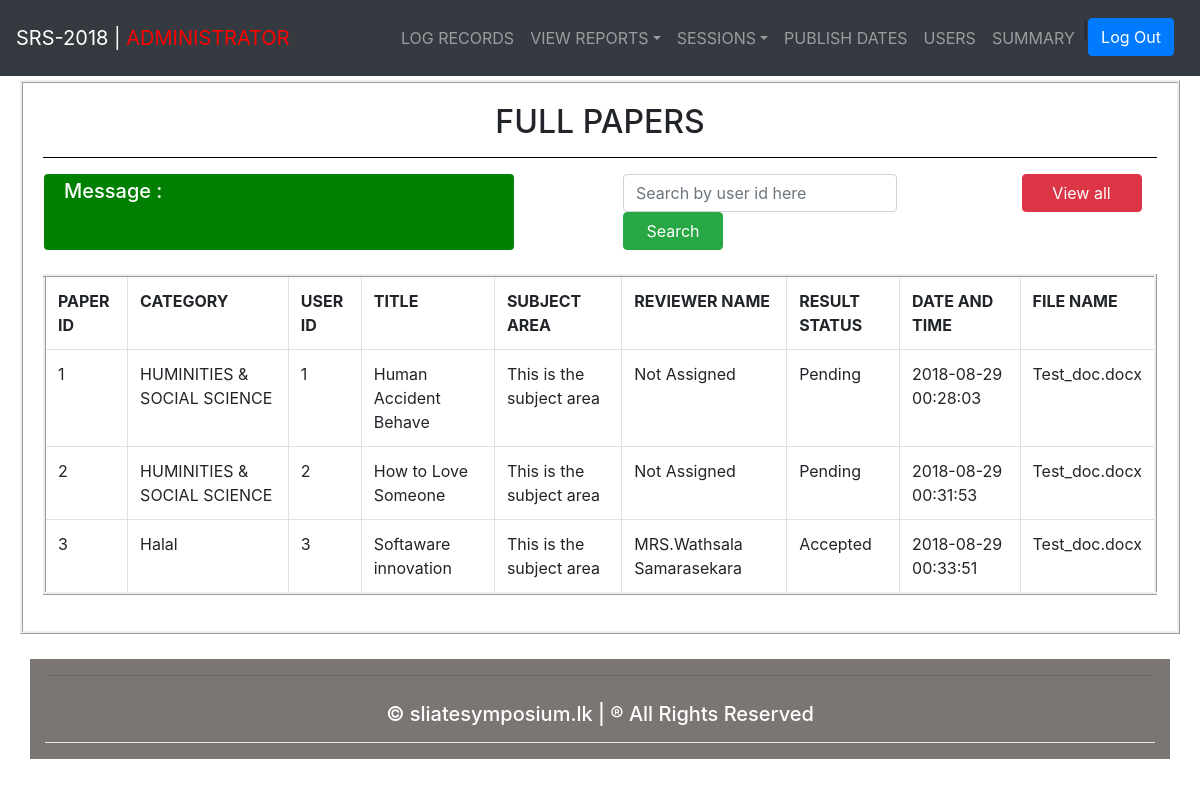
Page /admin/view_paper.php (signed in) on the committed database.
### tables this page shows
CREATE TABLE `full_papers` (
  `paper_id` int(11) NOT NULL,
  `category_name` varchar(50) NOT NULL,
  `user_id` int(11) NOT NULL,
  `title` varchar(80) NOT NULL,
  `subject_area` varchar(150) NOT NULL,
  `reviewer_name` varchar(50) NOT NULL,
  `result` varchar(20) NOT NULL,
  `submit_date` datetime NOT NULL,
  `pdf_name` varchar(100) NOT NULL
);

### admin/view_paper.php (the view, shortened to what this page needs)
<?php 	require_once("includes/admin_header.php"); ?>
<?php   require_once("includes/admin_navbar.php"); ?>
<?php   require_once("../includes/connection.php") ?>
<?php
 $list3 = '';
 $msgg="";
if(!isset($_POST['search'])){
 $query5 = "SELECT * FROM full_papers";
 $result_rev_dtl = mysqli_query($connection,$query5);
 if($result_rev_dtl){
    if(mysqli_num_rows($result_rev_dtl)>0){
        while ($dataset3 = mysqli_fetch_assoc($result_rev_dtl)){
            $list3 .= "<tr>";
            $list3 .= "<td>{$dataset3['paper_id']}</td>";
            $list3 .= "<td>{$dataset3['category_name']}</td>";
            $list3 .= "<td>{$dataset3['user_id']}</td>";
            $list3 .= "<td>{$dataset3['title']}</td>";
            $list3 .= "<td>{$dataset3['subject_area']}</td>";
            $list3 .= "<td>{$dataset3['reviewer_name']}</td>";
            $list3 .= "<td>{$dataset3['result']}</td>";
            $list3 .= "<td>{$dataset3['submit_date']}</td>";
            $list3 .= "<td>{$dataset3['pdf_name']}</td>";
            $list3 .= "</tr>";
        }
    }else{
      $errors[]="There is not available results!";
    }
 }else{
   $errors[] = "Query Error";
 }
}
  ?>
<div style="padding-top: 75px">
<div class="container fluid padding" style=" padding: 5px">
	<div class="row">
		<div class="col-sm-12" style="border: ridge; padding: 20px">
			<h2 class="text-center">FULL PAPERS</h2>
			<hr style="background-color: black">
			      	<div class="row" style="padding-left: 16px">
				      	<div class="col-sm-5" style="background-color: green; color: white; border-radius: 4px;padding: 5px;padding-left: 20px">
	                    <h5>Message : <?php if(isset($_POST['search'])){echo $msg; echo $msgg;}  ?></h5>
	                    </div>
	                    <div class=" form-inline col-sm-1">
	                    </div>
	               		<div class="col-sm-4 " >
	               			<form class="form-inline" action="view_paper.php" method="post">
		               			<input class="form-control" type="text" required="" name="input_id" placeholder="Search by user id here">
		               			&nbsp&nbsp&nbsp&nbsp<button class="btn btn-success" style="width: 100px" name="search" type="submit">Search</button>
		               		</form>
		               	</div>
		               	<div class="col-sm-2">
		               		<form action="view_paper.php" method="post">
		               			&nbsp&nbsp&nbsp&nbsp&nbsp<button class="btn btn-danger" style="width: 120px" name="search2" type="submit">View all</button>
		               		</form>
                        </div>
			      	</div>
                   <br>
				  <table class="table table-bordered" style="border: ridge;">
				      <tr>
				        <th>PAPER ID</th>
				        <th>CATEGORY</th>
				        <th>USER ID</th>
				        <th>TITLE</th>
				        <th>SUBJECT AREA</th>
				        <th>REVIEWER NAME</th>
				        <th>RESULT STATUS</th>
				        <th>DATE AND TIME</th>
				        <th>FILE NAME</th>
				      </tr>
				      <?php echo $list3; ?>
				  </table>
				</div>
		</div>
	</div>
</div>
 <?php require_once("includes/admin_footer.php"); ?>

### rows in the picture
full_papers: paper_id "1", category_name "HUMINITIES & SOCIAL SCIENCE", user "1", title "Human Accident Behave", subject_area "This is the subject area", reviewer_name "Not Assigned", result "Pending", submit_date "2018-08-29 00:28:03", pdf_name "Test_doc.docx"
full_papers: paper_id "2", category_name "HUMINITIES & SOCIAL SCIENCE", user "2", title "How to Love Someone", subject_area "This is the subject area", reviewer_name "Not Assigned", result "Pending", submit_date "2018-08-29 00:31:53", pdf_name "Test_doc.docx"
full_papers: paper_id "3", category_name "Halal", user "3", title "Softaware innovation", subject_area "This is the subject area", reviewer_name "MRS.Wathsala Samarasekara", result "Accepted", submit_date "2018-08-29 00:33:51", pdf_name "Test_doc.docx"
